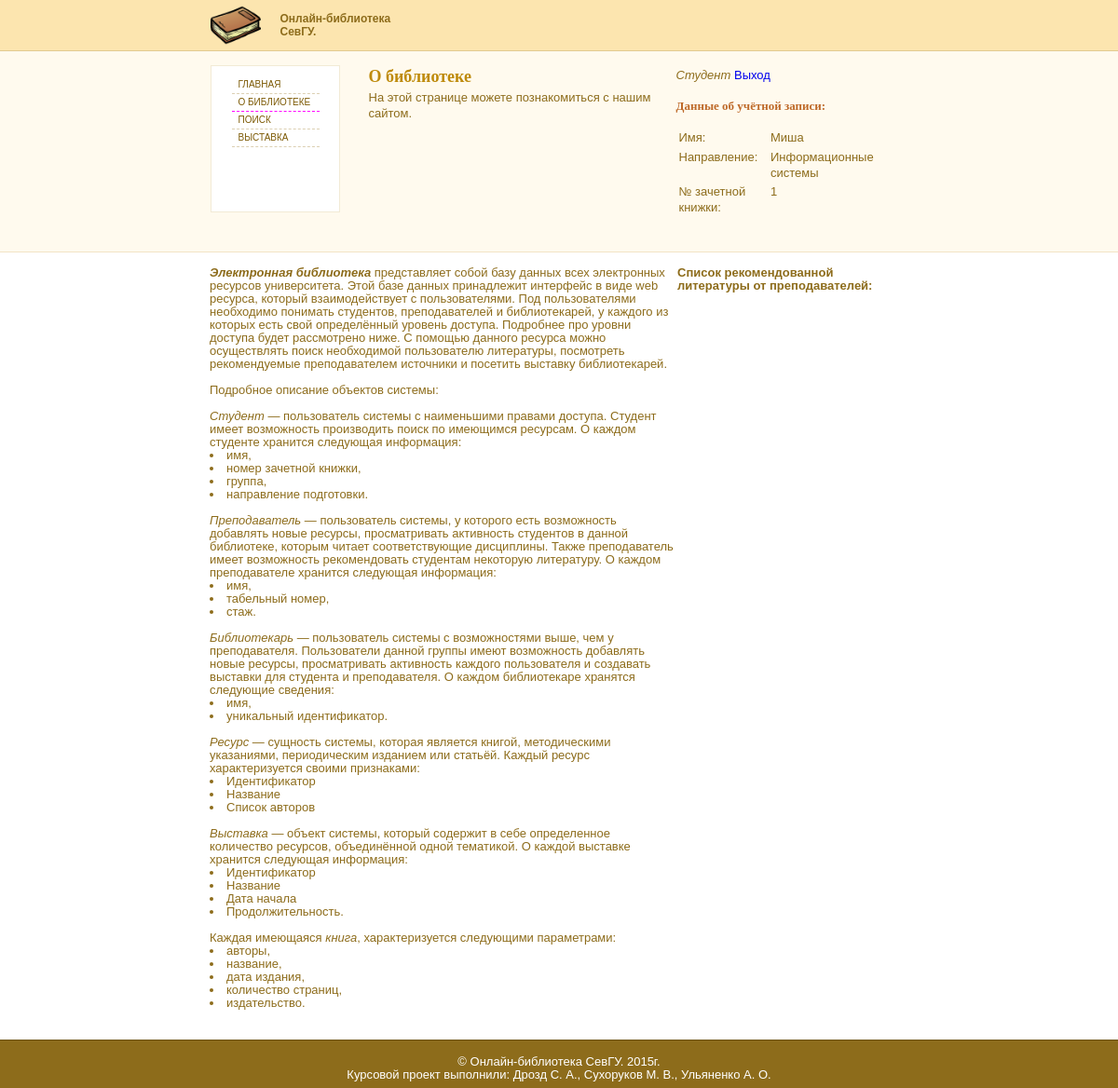
The page /index.php?action=about (signed in) on the database its author committed.
### tables this page shows
CREATE TABLE IF NOT EXISTS `reg` (
  `id` int(10) NOT NULL AUTO_INCREMENT,
  `login` varchar(255) NOT NULL,
  `password` varchar(255) NOT NULL,
  `email` varchar(255) NOT NULL,
  `access` varchar(25) NOT NULL,
  `hash` varchar(255) DEFAULT NULL,
  PRIMARY KEY (`id`)
);

CREATE TABLE IF NOT EXISTS `direction` (
  `id_direction` int(10) NOT NULL AUTO_INCREMENT,
  `Name` varchar(255) NOT NULL,
  PRIMARY KEY (`id_direction`)
);

CREATE TABLE IF NOT EXISTS `student` (
  `n_record_book` int(10) NOT NULL,
  `id_reg` int(255) NOT NULL,
  `group` int(10) NOT NULL,
  PRIMARY KEY (`n_record_book`,`id_reg`),
  KEY `id_reg` (`id_reg`)
);

### index.php (the view, shortened to what this page needs)
<!DOCTYPE html PUBLIC "-//W3C//DTD XHTML 1.0 Transitional//EN" "http://www.w3.org/TR/xhtml1/DTD/xhtml1-transitional.dtd">
<html xmlns="http://www.w3.org/1999/xhtml">
<head>
<link href="style.css" rel="stylesheet" type="text/css" />
</head>
<body>
<div id="TopMainPan">
  <div id="topPan">
    <div id="topheaderPan"> <a href=""><img src="images/logo.png" height="54" border="0"/></a>
      <p class="captiontext">Онлайн-библиотека СевГУ.</p>
    </div>
    <div id="topbodyleftPan">
      <ul>
        <li><a href = 'index.php'>Главная</a></li>
        <li  class="border"><a href="index.php?action=about">О библиотеке</a></li>
        <?php
			if (isset($_COOKIE['access'])){
				echo "<li><a href='index.php?action=search'>Поиск</a></li>";
				echo "<li><a href='index.php?action=show'>Выставка</a></li>";
			}
        ?>
      </ul>
    </div>
    <div id="topbodycenterPan">
    </div>
    <div id="topbodyrightPan">
		<?php
			if (isset($_GET['action'])){
				switch($_GET['action']) {
					default:
						default_autorization();
						break;
				}
			}else{
				default_autorization();
			}
		?>
    </div>
  </div>
</div>
<div id="bodyMainPan">
  <div id="bodyleftPan">
   </div>
    <div id='bodyrightPan'>
	</div>
</div>
<div id="footermainPan">
	<div id = "footerPan">
		&copy; Онлайн-библиотека СевГУ. 2015г.<br>
		Курсовой проект выполнили: Дрозд С. А., Сухоруков М. В., Ульяненко А. О.
	</div>
</div>
</body>
</html>
<?php
	function default_autorization(){
		if (isset($_COOKIE['id'])){
			echo "<i>".$_COOKIE['access']."</i> <a href= 'logout.php'>Выход</a><br><br><h2>Данные об учётной записи:</h2><br>";
			switch ($_COOKIE['access']){
				case 'Студент':
					get_student_info();
					break;
			}
		}else{
			echo "Здравствуй, гость"."<br><a href= 'index.php?action=in'>Войти</a><br><a href= 'index.php?action=reg'>Зарегистрироваться</a>";
		}
	}
	function get_student_info() {
		$id = $_COOKIE['id'];
		$query = "SELECT * FROM student WHERE id_reg = ".$id;
		$res = mysql_query($query) or die(mysql_error());
		$row = mysql_fetch_row($res);
		$query = "SELECT * FROM reg WHERE id = ".$id;
		$res = mysql_query($query) or die(mysql_error());
		$row2 = mysql_fetch_row($res);
		$query = "SELECT * FROM direction WHERE id_direction = ".$row[2];
		$res = mysql_query($query) or die(mysql_error());
		$row3 = mysql_fetch_row($res);
		echo "<table>";
		echo "<tr>
					<td>Имя:</td>
					<td>".$row2[1]."</td>
				</tr>";
		echo "<tr>
					<td>Направление:</td>
					<td>".$row3[1]."</td>
				</tr>";
		echo "<tr>
					<td>№ зачетной книжки:</td>
					<td>".$row[0]."</td>
				</tr>";
		echo "</table>";
	}
	function get_right_content(){
		if (isset($_COOKIE['access'])) {
			switch ($_COOKIE['access']) {
				case 'Студент':
					require_once('top_liter.php');
					break;
			}
		}else {
			get_banner();
		}
	}
?>

### style.css (style rules this page uses)
table td { vertical-align: top; }
body { padding: 0px; margin: 0px; font: 13px/14px Arial, Helvetica, sans-serif; overflow-y: scroll; }
div, p, ul, h2, h3, form, label, select, img { padding: 0px; margin: 0px; }
ul { list-style-type: none; }
#TopMainPan { height: 270px; background: url(images/topbg.gif) 0 0 repeat-x #FFFAEE; color: #8D6C1B; border-bottom: 1px solid #F1E4C6; position: relative; margin: 0 auto; }
#topPan { width: 749px; position: relative; margin: 0 auto; }
#topheaderPan { width: 749px; height: 55px; position: relative; margin: 0 auto; }
#topheaderPan p.captiontext { width: 122px; background: #FCE5AF; color: #8D6C1B; font-size: 12px; font-weight: bold; position: absolute; top: 13px; left: 75px; }
#topbodyleftPan { width: 145px; float: left; padding: 15px 25px 0 0; }
#topbodyleftPan ul { width: 115px; height: 145px; background: #fff; color: #7C5904; border: 1px solid #F2EAD5; padding: 11px 0 0 22px; }
#topbodyleftPan ul li { width: 94px; height: 18px; border-bottom: 1px dashed #DCD0B3; }
#topbodyleftPan ul li a { width: 87px; height: 18px; display: block; background: #fff; color: #7C5904; font: 10px/18px "Trebuchet MS", Arial, Helvetica, sans-serif; text-decoration: none; text-transform: uppercase; padding: 0 0 0 7px; }
#topbodyleftPan ul li.border { border-bottom: 1px dashed #FF00FF; }
#topbodycenterPan { width: 310px; height: 150px; float: left; line-height: 1.3em; padding: 18px 10px 0 0; }
#topbodycenterPan h2 { color: #BE8A0A; font: 18px/19px Georgia, "Times New Roman", Times, serif; font-weight: bold; padding-bottom: 5px; }
#topbodyrightPan { width: 230px; height: 175px; float: left; line-height: 1.3em; padding: 18px 10px 0 10px; }
#topbodyrightPan a { text-decoration: none; }
#topbodyrightPan h2 { color: #BE6A2A; font: 13px/13px Georgia, "Times New Roman", Times, serif; font-weight: bold; }
#bodyMainPan { background: #fff; color: #8D6C1B; position: relative; margin: 0 auto; clear: both; width: 750px; padding: 15px 0 0; }
#bodyleftPan { width: 500px; margin: 0 auto; float: left; }
#bodyrightPan { width: 248px; float: right; }
#footermainPan { height: 35px; background: url(images/footerbg.gif) 0 0 repeat-x #8D6C1B; color: #fff; clear: both; padding: 17px 0 0; position: fixed; left: 0; bottom: 0; width: 100%; }
#footerPan { width: 749px; position: relative; margin: 0 auto; text-align: center; font-family: "Trebuchet MS", Arial, Helvetica, sans-serif; }

### rows shown on the page
reg: login "Миша"
direction: Name "Информационные системы"
student: n_record_book "1"

### other values the page prints
$_COOKIE['access'] "Студент"
